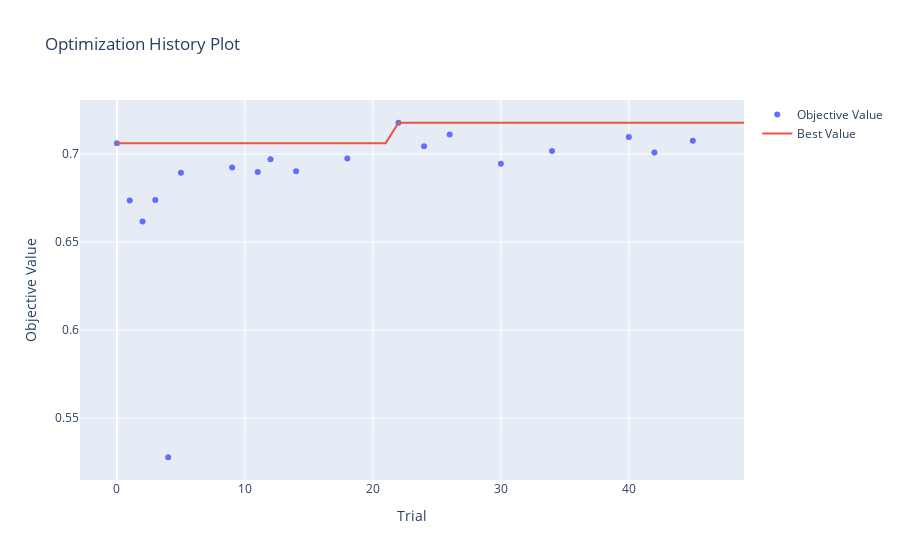
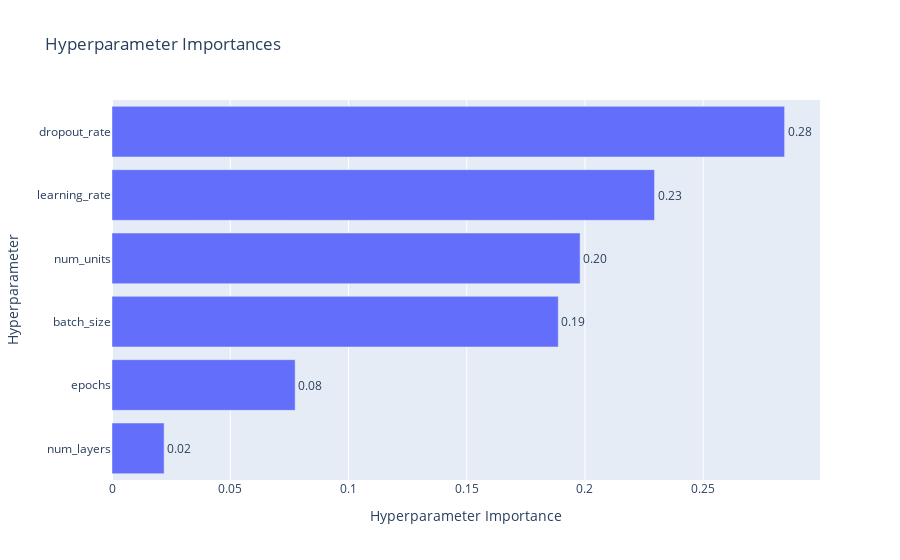

Notebook code for these charts, in order:
### Code cell
# Visualizations
vis.plot_optimization_history(study).show()
vis.plot_param_importances(study).show()

### Figure 1 — Plotly figure (JSON) as saved in the notebook; plotly's stock layout.template omitted (floating-point values rounded to 4 significant figures)
{"data": [{"mode": "markers", "name": "Objective Value", "x": [0, 1, 2, 3, 4, 5, 9, 11, 12, 14, 18, 22, 24, 26, 30, 34, 40, 42, 45], "y": [0.7062, 0.6736, 0.6617, 0.6738, 0.5278, 0.6894, 0.6924, 0.6898, 0.697, 0.6903, 0.6974, 0.7178, 0.7044, 0.7111, 0.6944, 0.7017, 0.7097, 0.7009, 0.7075], "type": "scatter"}, {"mode": "lines", "name": "Best Value", "x": [0, 1, 2, 3, 4, 5, 6, 7, 8, 9, 10, 11, 12, 13, 14, 15, 16, 17, 18, 19, 20, 21, 22, 23, 24, 25, 26, 27, 28, 29, 30, 31, 32, 33, 34, 35, 36, 37, 38, 39, 40, 41, 42, 43, 44, 45, 46, 47, 48, 49], "y": [0.7062, 0.7062, 0.7062, 0.7062, 0.7062, 0.7062, 0.7062, 0.7062, 0.7062, 0.7062, 0.7062, 0.7062, 0.7062, 0.7062, 0.7062, 0.7062, 0.7062, 0.7062, 0.7062, 0.7062, 0.7062, 0.7062, 0.7178, 0.7178, 0.7178, 0.7178, 0.7178, 0.7178, 0.7178, 0.7178, 0.7178, 0.7178, 0.7178, 0.7178, 0.7178, 0.7178, 0.7178, 0.7178, 0.7178, 0.7178, 0.7178, 0.7178, 0.7178, 0.7178, 0.7178, 0.7178, 0.7178, 0.7178, 0.7178, 0.7178], "type": "scatter"}, {"marker": {"color": "#cccccc"}, "mode": "markers", "name": "Infeasible Trial", "showlegend": false, "x": [], "y": [], "type": "scatter"}], "layout": {"title": {"text": "Optimization History Plot"}, "xaxis": {"title": {"text": "Trial"}}, "yaxis": {"title": {"text": "Objective Value"}}}}

### Figure 2 — Plotly figure (JSON) as saved in the notebook; plotly's stock layout.template omitted (floating-point values rounded to 4 significant figures)
{"data": [{"cliponaxis": false, "hovertemplate": ["num_layers (IntDistribution): 0.022040702194640067<extra></extra>", "epochs (IntDistribution): 0.07745252417269553<extra></extra>", "batch_size (CategoricalDistribution): 0.18871800943659728<extra></extra>", "num_units (IntDistribution): 0.1979470801794738<extra></extra>", "learning_rate (FloatDistribution): 0.22941936082698564<extra></extra>", "dropout_rate (FloatDistribution): 0.2844223231896076<extra></extra>"], "name": "Objective Value", "orientation": "h", "text": ["0.02", "0.08", "0.19", "0.20", "0.23", "0.28"], "textposition": "outside", "x": [0.02204, 0.07745, 0.1887, 0.1979, 0.2294, 0.2844], "y": ["num_layers", "epochs", "batch_size", "num_units", "learning_rate", "dropout_rate"], "type": "bar"}], "layout": {"title": {"text": "Hyperparameter Importances"}, "xaxis": {"title": {"text": "Hyperparameter Importance"}}, "yaxis": {"title": {"text": "Hyperparameter"}}}}
